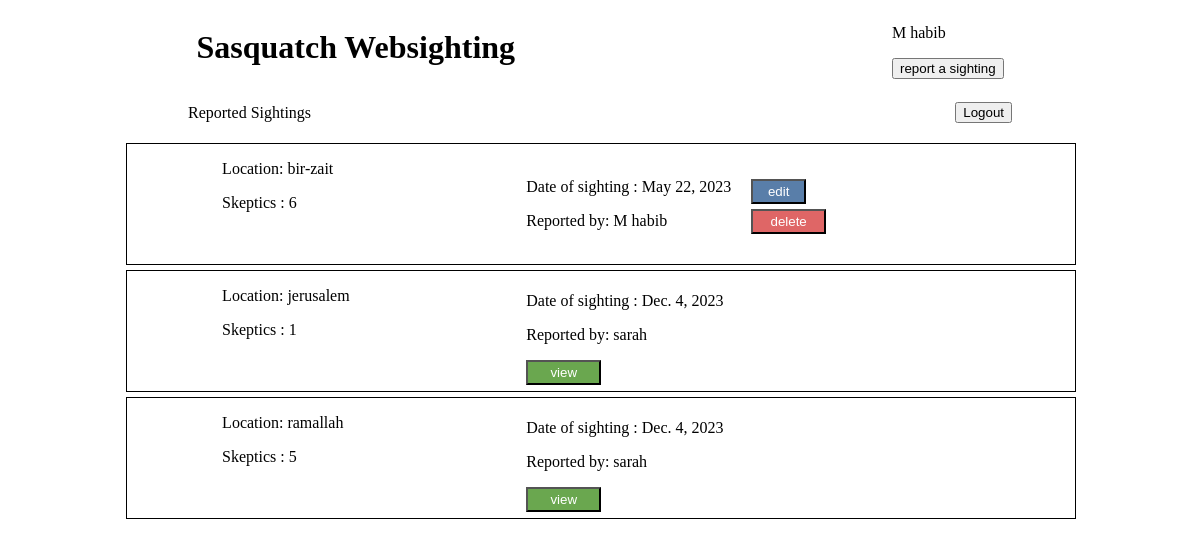
Screenshot of /dashboard (signed in) with the database file from the repository.
### exam_app/models.py (models this page shows)
class User(models.Model):
    firstName = models.CharField(max_length=255)
    lastName = models.CharField(max_length=255)
    email = models.CharField(max_length=255)
    password = models.CharField(max_length=255)
    created_at = models.DateTimeField(auto_now_add = True)
    updated_at = models.DateTimeField(auto_now = True)
    objects = UserManager()

class Report(models.Model):
    location = models.CharField(max_length=45)
    date = models.DateField()
    numberOfSasq = models.IntegerField()
    desc = models.CharField(max_length=50)
    user = models.ForeignKey(User, related_name="reports", on_delete = models.CASCADE)
    created_at = models.DateTimeField(auto_now_add = True)
    updated_at = models.DateTimeField(auto_now = True)
    objects = UserManager()

### exam_app/views.py (the view)
# urls.py: path('dashboard', views.dashboard),
def dashboard(request):
    if "id" in request.session:
        user = User.objects.get(id = request.session['id'])
        reports = Report.objects.all()
        context = {
            "user" : user,
            'reports' : reports
        }
        return render(request, "dashboard.html", context)
    return redirect('/')

### exam_app/templates/dashboard.html (shortened to what this page needs)
<!DOCTYPE html>
<html lang="en">
<head>
    {% load static %}
    <link rel="stylesheet" href="{% static 'style.css' %}">
</head>
<body>
    <div>
        <div class="nav-top">
            <div class="logo">
                <h1> Sasquatch Websighting</h1>
            </div>
            <div class="nav-side">
                <p>{{user.firstName}}</p>
                <form action="/new">
                    <button>report a sighting</button>
                </form>
            </div>
        </div>
        <div class="nav-btm">
            <div class="rep">
                <p>Reported Sightings</p>
            </div>
            <div>
                <form action="/destroy" method="post">
                    <button>Logout</button>
                </form>
            </div>
        </div>
    </div>
        {% for report in reports %}
        <div class="report">
            <div class="side-content">
                    <p>Location: {{report.location}}</p>
                    <p> Skeptics : {{report.numberOfSasq}}</p>
            </div>
            <div class="report-content">
                <div class="content-report">
                    <p>Date of sighting : {{report.date}}</p>
                    <p>Reported by: {{report.user.firstName}} </p>
                    {% if user.id == report.user.id  %}
                </div>
                    <div class="content-report">
                        <div class="del">
                        <form action="/edits" method="post">
                            <button class="edit">edit</button>
                        </form>
                        </div>
                        <div class="del">
                        <form action="/delete" method="post">
                            <button class="delete">delete</button>
                        </form>
                    </div>
                    </div >
                        {% else%}
                        <form action="/show" method="post">
                            <button class="view">view</button>
                        </form>
                    {% endif %}
                </div>
            </div>
        </div>
        {% endfor %}
</body>
</html>

### exam_app/static/style.css (style rules this page uses)
.nav-top { display: flex; justify-content: space-around; }
.logo { display: flex; justify-content: flex-start; align-items: center; }
.nav-btm { display: flex; align-items: center; justify-content: space-around; }
.rep { margin-right: 24%; }
.report { width: 80%; margin-left: 10%; height: 120px; border: 1.5px solid black; margin-top: 5px; display: flex; }
.side-content { width: 30%; height: 120px; margin-left: 10%; }
.content-report { margin-left: 20px; }
.report-content { display: flex; align-items: center; justify-content: center; }
.edit { width: 55px; height: 25px; background-color: #597ea9; color: white; border-radius: 0px; }
.delete { background-color: #df6666; color: white; border-radius: 0px; width: 75px; height: 25px; }
.view { background-color: #6aa74f; color: white; border-radius: 0px; width: 75px; height: 25px; }
.del { margin-top: 5px; }

### rows the page displays
User: firstName "M habib"
Report: location "bir-zait", numberOfSasq "6", date "May 22, 2023", user.firstName "M habib"
Report: location "jerusalem", numberOfSasq "1", date "Dec. 4, 2023", user.firstName "sarah"
Report: location "ramallah", numberOfSasq "5", date "Dec. 4, 2023", user.firstName "sarah"
